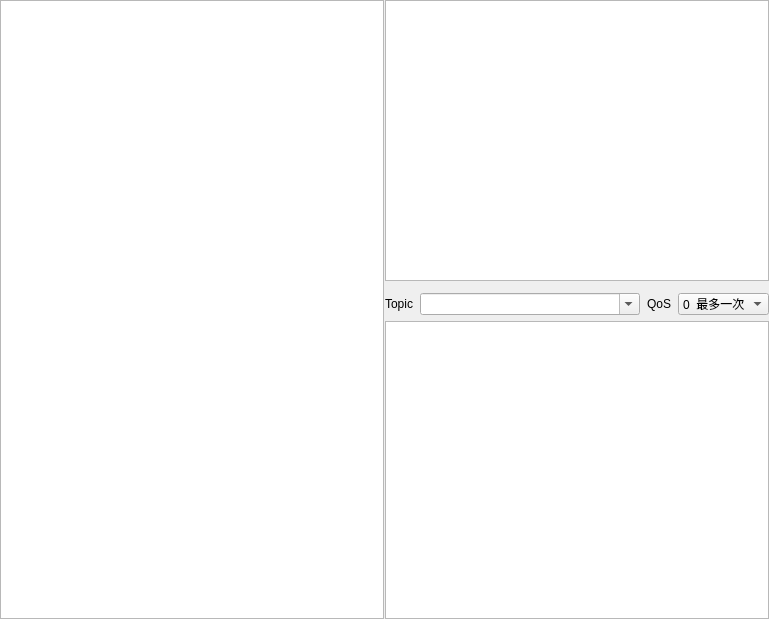
<?xml version="1.0" encoding="UTF-8"?>
<ui version="4.0">
 <class>MainWindow</class>
 <widget class="QMainWindow" name="MainWindow">
  <property name="windowModality">
   <enum>Qt::WindowModality::NonModal</enum>
  </property>
  <property name="enabled">
   <bool>true</bool>
  </property>
  <property name="geometry">
   <rect>
    <x>0</x>
    <y>0</y>
    <width>769</width>
    <height>619</height>
   </rect>
  </property>
  <property name="windowTitle">
   <string/>
  </property>
  <property name="windowIcon">
   <iconset resource="resource.qrc">
    <normaloff>:/icons/icons/app.ico</normaloff>:/icons/icons/app.ico</iconset>
  </property>
  <widget class="QWidget" name="centralwidget">
   <layout class="QHBoxLayout" name="horizontalLayout">
    <property name="leftMargin">
     <number>0</number>
    </property>
    <property name="topMargin">
     <number>0</number>
    </property>
    <property name="rightMargin">
     <number>0</number>
    </property>
    <property name="bottomMargin">
     <number>0</number>
    </property>
    <item>
     <widget class="QSplitter" name="hSplitter">
      <property name="minimumSize">
       <size>
        <width>0</width>
        <height>0</height>
       </size>
      </property>
      <property name="frameShape">
       <enum>QFrame::Shape::NoFrame</enum>
      </property>
      <property name="orientation">
       <enum>Qt::Orientation::Horizontal</enum>
      </property>
      <property name="handleWidth">
       <number>1</number>
      </property>
      <widget class="QWidget" name="leftWidget" native="true">
       <property name="minimumSize">
        <size>
         <width>0</width>
         <height>0</height>
        </size>
       </property>
       <layout class="QVBoxLayout" name="verticalLayout_4">
        <item>
         <widget class="QTreeView" name="treeView">
          <property name="minimumSize">
           <size>
            <width>0</width>
            <height>0</height>
           </size>
          </property>
         </widget>
        </item>
       </layout>
      </widget>
      <widget class="QWidget" name="rightWidget" native="true">
       <property name="minimumSize">
        <size>
         <width>0</width>
         <height>0</height>
        </size>
       </property>
       <layout class="QVBoxLayout" name="verticalLayout_2">
        <item>
         <widget class="QSplitter" name="vSplitter">
          <property name="orientation">
           <enum>Qt::Orientation::Vertical</enum>
          </property>
          <property name="handleWidth">
           <number>1</number>
          </property>
          <widget class="QWidget" name="receiveWidget" native="true">
           <layout class="QVBoxLayout" name="verticalLayout">
            <property name="leftMargin">
             <number>0</number>
            </property>
            <property name="topMargin">
             <number>0</number>
            </property>
            <property name="rightMargin">
             <number>0</number>
            </property>
            <item>
             <widget class="QListView" name="listView"/>
            </item>
           </layout>
          </widget>
          <widget class="QWidget" name="sendWidget" native="true">
           <layout class="QVBoxLayout" name="verticalLayout_3">
            <property name="leftMargin">
             <number>0</number>
            </property>
            <property name="topMargin">
             <number>11</number>
            </property>
            <property name="rightMargin">
             <number>0</number>
            </property>
            <property name="bottomMargin">
             <number>0</number>
            </property>
            <item>
             <widget class="QWidget" name="topicWidget" native="true">
              <layout class="QGridLayout" name="gridLayout_3">
               <property name="leftMargin">
                <number>0</number>
               </property>
               <property name="topMargin">
                <number>0</number>
               </property>
               <property name="rightMargin">
                <number>0</number>
               </property>
               <property name="bottomMargin">
                <number>0</number>
               </property>
               <property name="horizontalSpacing">
                <number>7</number>
               </property>
               <item row="0" column="1">
                <widget class="QComboBox" name="sendTopicBox">
                 <property name="sizePolicy">
                  <sizepolicy hsizetype="Expanding" vsizetype="Fixed">
                   <horstretch>0</horstretch>
                   <verstretch>0</verstretch>
                  </sizepolicy>
                 </property>
                 <property name="editable">
                  <bool>true</bool>
                 </property>
                </widget>
               </item>
               <item row="0" column="3">
                <widget class="QComboBox" name="sendQosBox">
                 <property name="sizePolicy">
                  <sizepolicy hsizetype="Fixed" vsizetype="Fixed">
                   <horstretch>0</horstretch>
                   <verstretch>0</verstretch>
                  </sizepolicy>
                 </property>
                 <item>
                  <property name="text">
                   <string>0  最多一次</string>
                  </property>
                 </item>
                 <item>
                  <property name="text">
                   <string>1  至少一次</string>
                  </property>
                 </item>
                 <item>
                  <property name="text">
                   <string>2  仅一次</string>
                  </property>
                 </item>
                </widget>
               </item>
               <item row="0" column="0">
                <widget class="QLabel" name="label">
                 <property name="text">
                  <string>Topic</string>
                 </property>
                </widget>
               </item>
               <item row="0" column="2">
                <widget class="QLabel" name="label_2">
                 <property name="text">
                  <string>QoS</string>
                 </property>
                </widget>
               </item>
              </layout>
             </widget>
            </item>
            <item>
             <widget class="ChatInput" name="sendTextEdit">
              <property name="sizePolicy">
               <sizepolicy hsizetype="Expanding" vsizetype="Expanding">
                <horstretch>0</horstretch>
                <verstretch>0</verstretch>
               </sizepolicy>
              </property>
             </widget>
            </item>
           </layout>
          </widget>
         </widget>
        </item>
       </layout>
      </widget>
     </widget>
    </item>
   </layout>
  </widget>
 </widget>
 <customwidgets>
  <customwidget>
   <class>ChatInput</class>
   <extends>QPlainTextEdit</extends>
   <header>chatinput.h</header>
  </customwidget>
 </customwidgets>
 <resources>
  <include location="resource.qrc"/>
 </resources>
 <connections/>
</ui>
